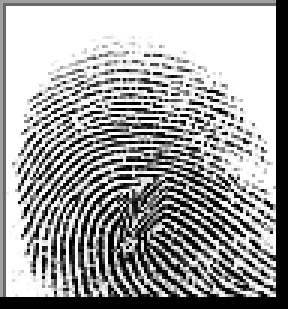
#> input picture Samples/sample.BMP, 96 x 103 px (shown 3 times larger)
$ python main.py
#> lines starting #> are read from the running program, lines starting #| are printed output that depends on the picture
import os
import cv2 as cv # Importing the OpenCV library

# Converts the sample file into an image to be used later on.
sample_image = cv.imread(f"Samples/sample.BMP")
#> sample_image is the input picture: shape (103, 96, 3); min 0, max 255, mean 161.4

kp1 = kp2 = mp = None
best_percent = 0
best_file_name = None
best_image = None

# Using SIFT (Scale Invariant Feature Transform), creates a map of keypoints in both
# the sample and the potential match's images.
sift = cv.SIFT_create()
sample_keypoints, sample_descriptors = sift.detectAndCompute(sample_image, None)
#> sample_keypoints = 29 keypoints; strongest (x, y, size): (89, 80, 3.9), (8, 95, 6.5), (89, 60, 4.7), (56, 35, 1.9)

# Loops through EVERY file in the database
for file in os.listdir("Database/Real"):

    # Using each file directory, generates an image.
    file_image = cv.imread(f"Database/Real/{file}")
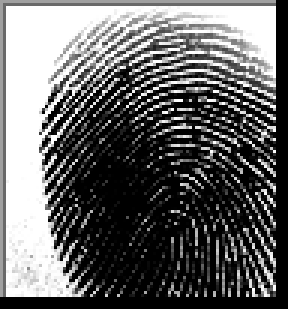
#> input picture Database/Real/124__M_Left_index_finger.BMP, 96 x 103 px (shown 3 times larger)
#> file_image is the input picture: shape (103, 96, 3); min 0, max 255, mean 102

    file_keypoints, file_descriptors = sift.detectAndCompute(file_image, None)
#> file_keypoints = 28 keypoints; strongest (x, y, size): (22, 98, 2.1), (20, 95, 6.1), (89, 17, 4.9), (82, 96, 1.8)
    print(file)

    # Creates a FLANN matcher using the KD tree algorithm.
    flann_matcher = cv.FlannBasedMatcher({'algorithm': 1, 'trees': 10}, {})
    # Uses the FLANN matcher to determine matching keypoints.
    matches = flann_matcher.knnMatch(sample_descriptors, file_descriptors, k=2)
#> matches = 29 matches

    THRESHOLD = 0.15
    # Adds the key point to the list and considers it relevant ONLY IF the keypoint descriptors match given a certain threshold.
    # In short, if the key points of the sample and current file match, adds the key point to a list to work with later.
    match_keypoints = [sample_kp for (sample_kp, file_kp) in matches if (sample_kp.distance < THRESHOLD * file_kp.distance)]
#> match_keypoints = []

    # Finds the total # of keypoints in the image with fewer keypoints (using the minimum function)
    total_keypoints = min([sample_keypoints, file_keypoints], key=len)
#> total_keypoints has the same summary as file_keypoints
    # Then calculates the percentage of keypoints that matched.
    percent_match = len(match_keypoints) / len(total_keypoints)
#> percent_match = 0

    # If this file is the best match found so far, saves this file's information as the new best
    if percent_match > best_percent:
        best_percent = percent_match
        best_file_name = file
        best_image = file_image
        kp1, kp2, mp = sample_keypoints, file_keypoints, match_keypoints

print(f"Matching fingerprint: {best_file_name}")
print(f"Percentage match: {best_percent*100}%")
img = cv.drawMatches(sample_image, kp1, file_image, kp2, mp, None)
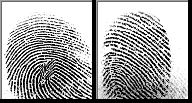
#> img: shape (103, 192, 3); min 0, max 255, mean 163.8
resized_img = cv.resize(img, None, fx=6, fy=6)
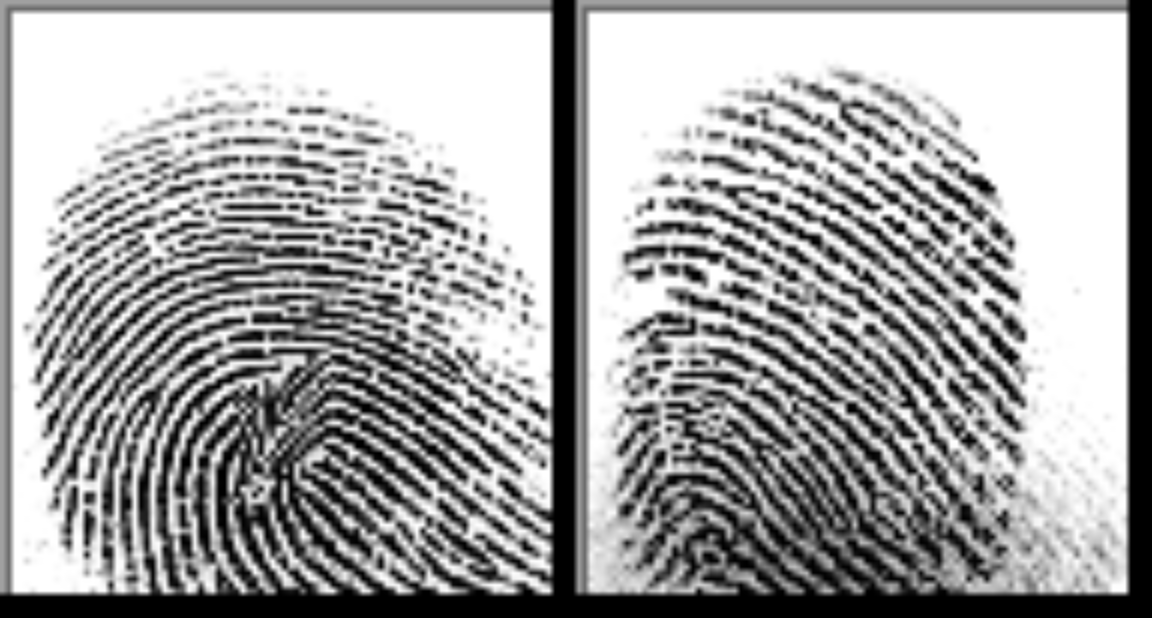
#> resized_img: shape (618, 1152, 3); min 0, max 255, mean 163.7
cv.imshow("Match", resized_img)
cv.waitKey(0)
cv.destroyAllWindows()
